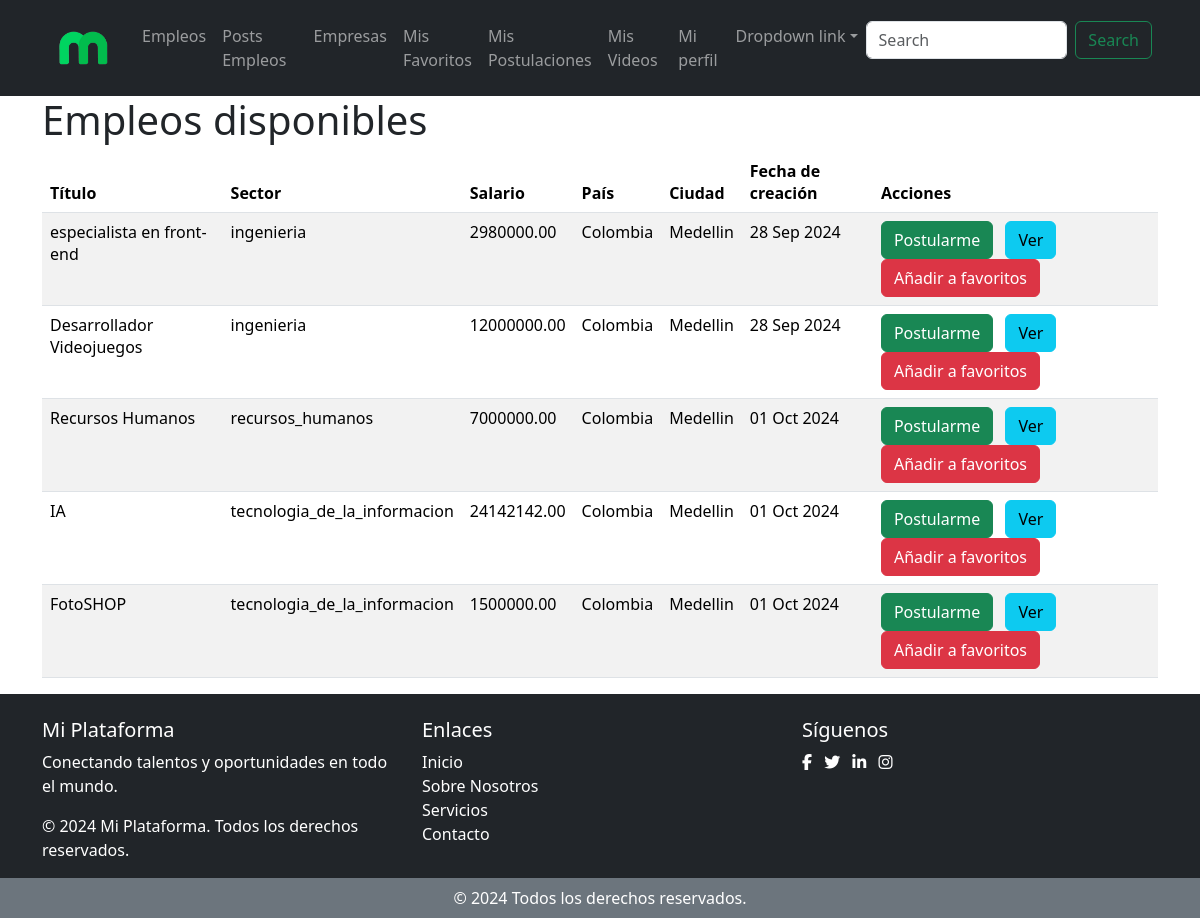
The app's page /empleos/ with its own data.
### empleos_reclutador/models.py (models this page shows, shortened)
class Empleo(models.Model):
    reclutador = models.ForeignKey(Reclutador_empresa, on_delete=models.CASCADE)
    titulo = models.CharField(max_length=255)
    sector_laboral = models.CharField(max_length=50, choices=SectoresLaborales.choices)
    salario = MoneyField(
        max_digits=14,
        decimal_places=2,
        default_currency='COP',  # Moneda predeterminada para Colombia
        currency_choices=[
            ('COP', 'Peso colombiano (COP)'),  # Empleos locales
            ('USD', 'Dólar estadounidense (USD)'),  # Empleos virtuales (EE.UU.)
            ('EUR', 'Euro (EUR)'),  # Empleos virtuales (Europa)
            ('GBP', 'Libra esterlina (GBP)'),  # Empleos virtuales (Reino Unido)
            ('CAD', 'Dólar canadiense (CAD)'),  # Empleos virtuales (Canadá)
            ('AUD', 'Dólar australiano (AUD)'),  # Empleos virtuales (Australia)
            ('BTC', 'Bitcoin (BTC)'),  # Criptomonedas
            ('ETH', 'Ethereum (ETH)'),  # Criptomonedas
        ]
    )
    pais = models.CharField(max_length=50, choices=Paises.choices)
    ciudad = models.CharField(max_length=100)
    fecha_creacion = models.DateTimeField(default=timezone.now)  # Campo de fecha y hora
    descripcion = models.TextField()
    habilidades = models.TextField()
    experiencia = models.TextField()
    nivel_estudios = models.TextField()
    MODALIDAD_TRABAJO = [('virtual', 'virtual'), ('presencial', 'presencial'), ('mixto', 'mixto')]
    modalidad_trabajo = models.CharField(max_length=50, choices=MODALIDAD_TRABAJO)
    palabras_clave = models.TextField()
    CONTRATO_CHOICES = [
        ('termino_fijo', 'Contrato a Término Fijo'),
        ('termino_indefinido', 'Contrato a Término Indefinido'),
        ('aprendizaje', 'Contrato de Aprendizaje'),
        ('obra_labor', 'Contrato por Obra o Labor'),
        ('tiempo_parcial', 'Contrato a Tiempo Parcial'),
        ('teletrabajo', 'Contrato de Teletrabajo'),
        ('temporada', 'Contrato de Temporada'),
        ('servicios', 'Contrato de Servicios'),
    ]
    tipo_contrato = models.CharField(
        max_length=30,
        choices=CONTRATO_CHOICES,
        default='termino_fijo'  # Puedes cambiar el valor por defecto
    )
    competencias_tecnicas = models.TextField()
    video_presentacion = models.FileField(upload_to='videos_presentacion_empleo/')

### buscador_aspirante/views.py (the view)
# urls.py: path('empleos/', views.empleos_aspirante, name='empleos_aspirante'),
def empleos_aspirante(request, empresa_id=None):
    if empresa_id:
        empleos = Empleo.objects.filter(
            reclutador=empresa_id)  # Asegúrate de que este filtro sea correcto según tu modelo
    else:
        empleos = Empleo.objects.all()
    return render(request, 'empleos_aspirante.html', {'empleos': empleos})

### buscador_aspirante/templates/empleos_aspirante.html (shortened to what this page needs)
{% extends 'base_aspirante.html' %}
{% block content %}
<div class="container">
    <h1>Empleos disponibles</h1>
    {% if empleos %}
        <table class="table table-striped">
            <thead>
                <tr>
                    <th>Título</th>
                    <th>Sector</th>
                    <th>Salario</th>
                    <th>País</th>
                    <th>Ciudad</th>
                    <th>Fecha de creación</th>
                    <th>Acciones</th>
                </tr>
            </thead>
            <tbody>
                {% for empleo in empleos %}
                    <tr>
                        <td>{{ empleo.titulo }}</td>
                        <td>{{ empleo.sector_laboral }}</td>
                        <td>{{ empleo.salario }}</td>
                        <td>{{ empleo.pais }}</td>
                        <td>{{ empleo.ciudad }}</td>
                        <td>{{ empleo.fecha_creacion|date:"d M Y" }}</td>
                        <td>
                            <a href="{% url 'postularme_empleo' empleo.id %}" class="btn btn-success me-2">Postularme</a>
                            <a href="{% url 'detalle_empleo_aspirante' empleo.id %}" class="btn btn-info me-2 ">Ver</a>
                            <a href="{% url 'anadir_favoritos' empleo.id %}" class="btn btn-danger me-2">Añadir a favoritos</a>
                        </td>
                    </tr>
                {% endfor %}
            </tbody>
        </table>
    {% else %}
        <p>No hay empleos disponibles.</p>
    {% endif %}
</div>
{% endblock %}

### redSocialMagneto/static/styles/global.css (style rules this page uses)
body { background-color: white; }
a { text-decoration: none; }

### records on screen
Empleo: titulo "especialista en front-end", sector_laboral "ingenieria", salario "2980000.00", pais "Colombia", ciudad "Medellin", fecha_creacion "28 Sep 2024"
Empleo: titulo "Desarrollador Videojuegos", sector_laboral "ingenieria", salario "12000000.00", pais "Colombia", ciudad "Medellin", fecha_creacion "28 Sep 2024"
Empleo: titulo "Recursos Humanos", sector_laboral "recursos_humanos", salario "7000000.00", pais "Colombia", ciudad "Medellin", fecha_creacion "01 Oct 2024"
Empleo: titulo "IA", sector_laboral "tecnologia_de_la_informacion", salario "24142142.00", pais "Colombia", ciudad "Medellin", fecha_creacion "01 Oct 2024"
Empleo: titulo "FotoSHOP", sector_laboral "tecnologia_de_la_informacion", salario "1500000.00", pais "Colombia", ciudad "Medellin", fecha_creacion "01 Oct 2024"
